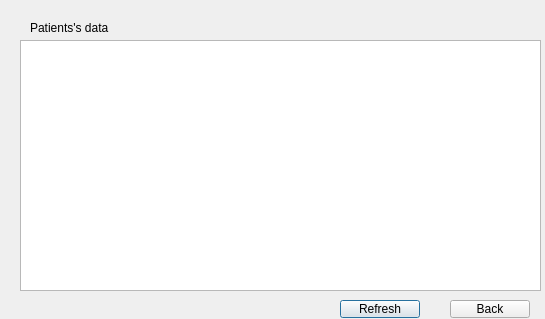
<?xml version="1.0" encoding="UTF-8"?>
<ui version="4.0">
 <class>Patients</class>
 <widget class="QDialog" name="Patients">
  <property name="geometry">
   <rect>
    <x>0</x>
    <y>0</y>
    <width>545</width>
    <height>319</height>
   </rect>
  </property>
  <property name="windowTitle">
   <string>Dialog</string>
  </property>
  <widget class="QTableView" name="tableView">
   <property name="geometry">
    <rect>
     <x>20</x>
     <y>40</y>
     <width>521</width>
     <height>251</height>
    </rect>
   </property>
  </widget>
  <widget class="QLabel" name="label">
   <property name="geometry">
    <rect>
     <x>30</x>
     <y>20</y>
     <width>211</width>
     <height>16</height>
    </rect>
   </property>
   <property name="text">
    <string>Patients's data</string>
   </property>
  </widget>
  <widget class="QPushButton" name="pushButton_refresh">
   <property name="geometry">
    <rect>
     <x>340</x>
     <y>300</y>
     <width>80</width>
     <height>18</height>
    </rect>
   </property>
   <property name="text">
    <string>Refresh</string>
   </property>
  </widget>
  <widget class="QPushButton" name="pushButton_back">
   <property name="geometry">
    <rect>
     <x>450</x>
     <y>300</y>
     <width>80</width>
     <height>18</height>
    </rect>
   </property>
   <property name="text">
    <string>Back</string>
   </property>
  </widget>
 </widget>
 <resources/>
 <connections/>
</ui>
